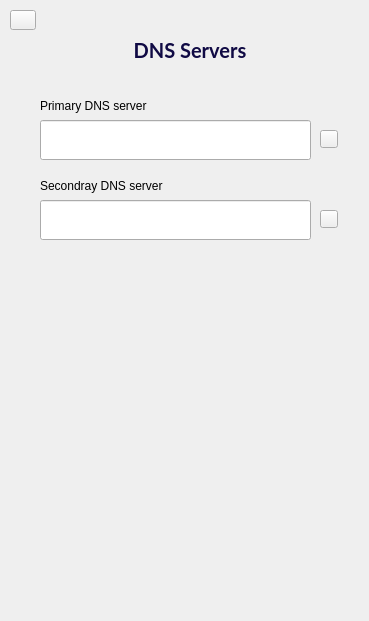
     <widget class="QWidget" name="page_network_settings">
      <widget class="QPushButton" name="pushButton_back_from_network_settings">
       <property name="geometry">
        <rect>
         <x>10</x>
         <y>10</y>
         <width>26</width>
         <height>20</height>
        </rect>
       </property>
       <property name="cursor">
        <cursorShape>PointingHandCursor</cursorShape>
       </property>
       <property name="styleSheet">
        <string notr="true">QPushButton {
	image: url(:/images/arrow_right.png);
	image-position: left;
	text-align: left;
    /*font: 17pt &quot;Ancient&quot;;*/

	padding: 1px;
	image: url(:/images/arrow_left.png);
}
QPushButton:hover {
	padding: 0px;
}

</string>
       </property>
       <property name="text">
        <string/>
       </property>
      </widget>
      <widget class="QLabel" name="label_26">
       <property name="geometry">
        <rect>
         <x>110</x>
         <y>590</y>
         <width>150</width>
         <height>22</height>
        </rect>
       </property>
       <property name="styleSheet">
        <string notr="true">image: url(:/images/AmneziaVPN.png);</string>
       </property>
       <property name="text">
        <string/>
       </property>
      </widget>
      <widget class="QLineEdit" name="lineEdit_network_settings_dns1">
       <property name="geometry">
        <rect>
         <x>40</x>
         <y>120</y>
         <width>271</width>
         <height>40</height>
        </rect>
       </property>
       <property name="styleSheet">
        <string notr="true"/>
       </property>
       <property name="text">
        <string/>
       </property>
      </widget>
      <widget class="QLabel" name="label_28">
       <property name="geometry">
        <rect>
         <x>20</x>
         <y>30</y>
         <width>340</width>
         <height>40</height>
        </rect>
       </property>
       <property name="styleSheet">
        <string notr="true">font-family: Lato;
font-style: normal;
font-weight: bold;
font-size: 20px;
line-height: 25px;
color: #100A44;
</string>
       </property>
       <property name="text">
        <string>DNS Servers</string>
       </property>
       <property name="alignment">
        <set>Qt::AlignCenter</set>
       </property>
      </widget>
      <widget class="QLineEdit" name="lineEdit_network_settings_dns2">
       <property name="geometry">
        <rect>
         <x>40</x>
         <y>200</y>
         <width>271</width>
         <height>40</height>
        </rect>
       </property>
       <property name="styleSheet">
        <string notr="true"/>
       </property>
       <property name="text">
        <string/>
       </property>
      </widget>
      <widget class="QPushButton" name="pushButton_network_settings_resetdns1">
       <property name="enabled">
        <bool>true</bool>
       </property>
       <property name="geometry">
        <rect>
         <x>320</x>
         <y>130</y>
         <width>18</width>
         <height>18</height>
        </rect>
       </property>
       <property name="cursor">
        <cursorShape>PointingHandCursor</cursorShape>
       </property>
       <property name="toolTip">
        <string>Reset to default value</string>
       </property>
       <property name="styleSheet">
        <string notr="true">QPushButton {
image: url(:/images/reload.png);
padding:1px;
}
QPushButton:hover {
padding:0px;
}
</string>
       </property>
       <property name="text">
        <string/>
       </property>
      </widget>
      <widget class="QPushButton" name="pushButton_network_settings_resetdns2">
       <property name="enabled">
        <bool>true</bool>
       </property>
       <property name="geometry">
        <rect>
         <x>320</x>
         <y>210</y>
         <width>18</width>
         <height>18</height>
        </rect>
       </property>
       <property name="cursor">
        <cursorShape>PointingHandCursor</cursorShape>
       </property>
       <property name="toolTip">
        <string>Reset to default value</string>
       </property>
       <property name="styleSheet">
        <string notr="true">QPushButton {
image: url(:/images/reload.png);
padding:1px;
}
QPushButton:hover {
padding:0px;
}
</string>
       </property>
       <property name="text">
        <string/>
       </property>
      </widget>
      <widget class="QLabel" name="label_new_server_wait_info_2">
       <property name="enabled">
        <bool>true</bool>
       </property>
       <property name="geometry">
        <rect>
         <x>40</x>
         <y>95</y>
         <width>291</width>
         <height>21</height>
        </rect>
       </property>
       <property name="text">
        <string>Primary DNS server</string>
       </property>
       <property name="wordWrap">
        <bool>true</bool>
       </property>
      </widget>
      <widget class="QLabel" name="label_new_server_wait_info_3">
       <property name="enabled">
        <bool>true</bool>
       </property>
       <property name="geometry">
        <rect>
         <x>40</x>
         <y>175</y>
         <width>291</width>
         <height>21</height>
        </rect>
       </property>
       <property name="text">
        <string>Secondray DNS server</string>
       </property>
       <property name="wordWrap">
        <bool>true</bool>
       </property>
      </widget>
     </widget>
